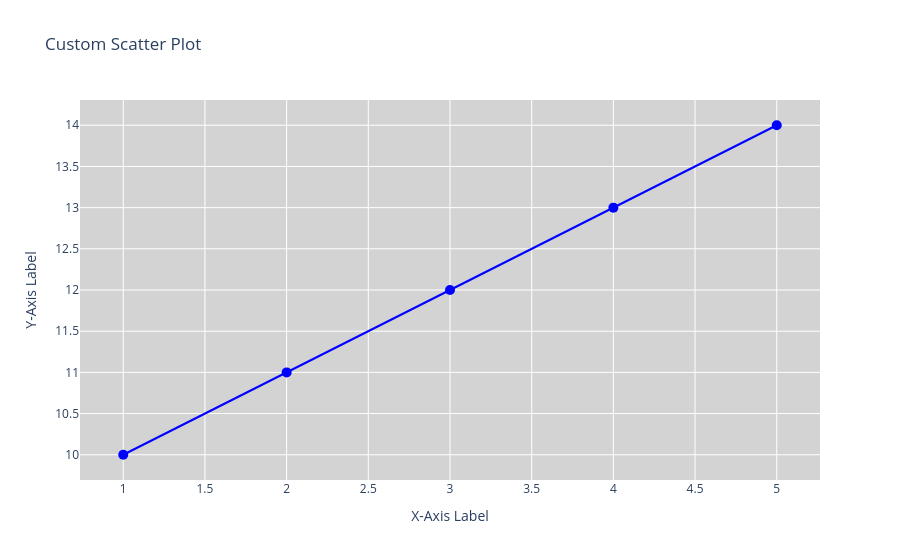

This figure's notebook cell:
### Markdown cell above
## Building Graphs with `plotly.graph_objects`
The `graph_objects` in Plotly lets you define each component of a visualization manually. Below are the steps for building a custom visualization:

- `go.Figure`: Creates a blank canvas for adding traces.
- `go.Scatter`: Represents a scatter plot; supports multiple modes (markers, lines, or both).
- `Customizations`: The update_layout method adjusts layout properties such as titles, axis labels, and styling.

### Code cell
import plotly.graph_objects as go

# Creating a figure object
fig = go.Figure()

# Adding a scatter trace
fig.add_trace(
    go.Scatter(
        x=[1, 2, 3, 4, 5],   # X-axis values
        y=[10, 11, 12, 13, 14],  # Y-axis values
        mode='markers+lines',   # Marker and line mode
        name="Sample Data",     # Legend label
        marker=dict(color="blue", size=10),  # Customizing markers
    )
)

# Adding layout configurations
fig.update_layout(
    title="Custom Scatter Plot",
    xaxis_title="X-Axis Label",
    yaxis_title="Y-Axis Label",
    plot_bgcolor="lightgray"  # Background color
)

# Displaying the figure
fig.show()

### Figure 1 — Plotly figure (JSON) as saved in the notebook; plotly's stock layout.template omitted (floating-point values rounded to 4 significant figures)
{"data": [{"marker": {"color": "blue", "size": 10}, "mode": "markers+lines", "name": "Sample Data", "type": "scatter", "x": [1, 2, 3, 4, 5], "y": [10, 11, 12, 13, 14]}], "layout": {"plot_bgcolor": "lightgray", "title": {"text": "Custom Scatter Plot"}, "xaxis": {"title": {"text": "X-Axis Label"}}, "yaxis": {"title": {"text": "Y-Axis Label"}}}}
